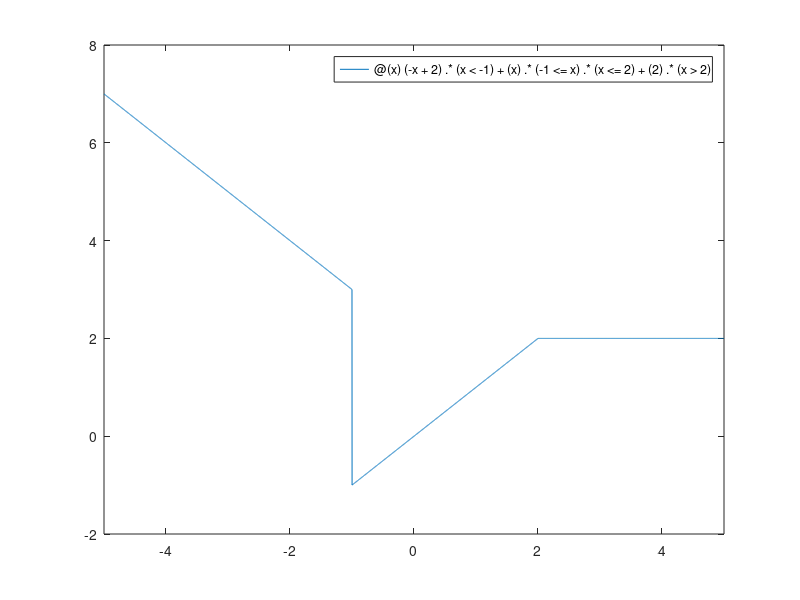

Write the MATLAB code that produced this figure.
% Author         :Patricia Zaragoza Palma
% Date           :20211028
% version        :ecuacion9
% usage          :octave /phat/ ecuacion9
% Note           :Requiere aplicacion de octave para la ejecucion y graficacion de las ecuaciones 

clear
% Dominio de la Funcion 
x= -50:5:50
% La funcion f, con domiio en todo R
% Calcular  f (-1), f(5) y f(6) 
f=@(x) (-x+2).*(x<-1)+(x).*(-1<=x).* (x<=2)+(2).*(x>2);
f(-1)
f(5)
f(6)
% Estudia la continuidad de f
f(3)
f(5)
fplot(@(x) (-x+2).* (x<-1)+(x).*(-1<=x).*(x<=2)+(2).*(x>2),[-5,5])